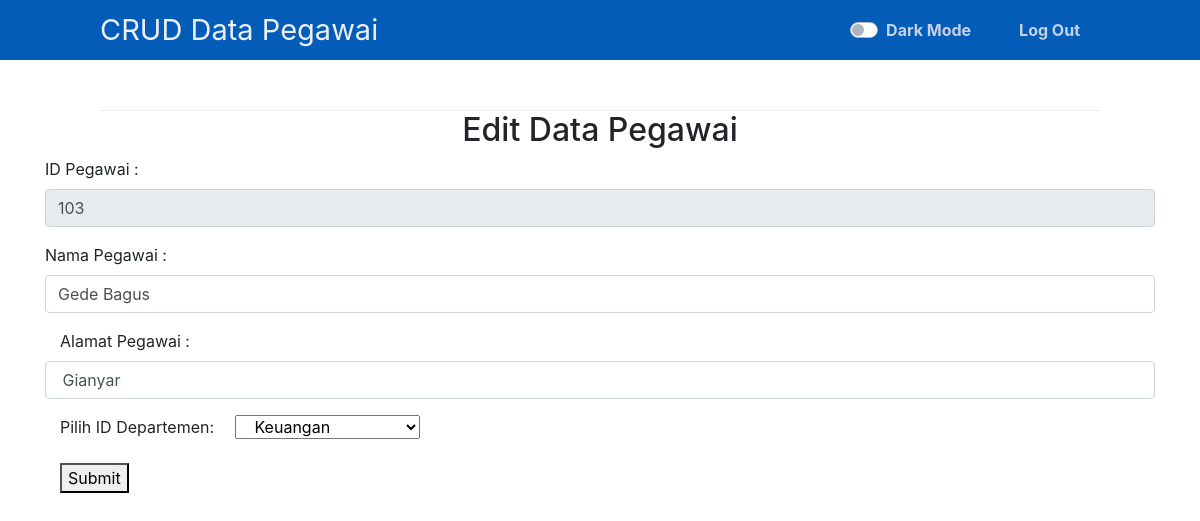
/crud/edit.php?id=103, run on the app's committed database.
### tables this page shows
CREATE TABLE `pegawai` (
  `ID_Peg` varchar(5) NOT NULL,
  `Nama_Peg` varchar(20) NOT NULL,
  `Alamat` varchar(20) NOT NULL,
  `ID_Dept` varchar(5) NOT NULL
);

### crud/edit.php (the view, shortened to what this page needs)
<!DOCTYPE html>
<html>
<head>
    <link rel="stylesheet" href="css/bootstrap.min.css">
    <link rel="stylesheet" href="css/dark-mode.css">
</head>
<body>
    <?php
    include 'function.php';
    ?>
    <?=template_header('Home')?>
    <div class="content">
      <h2></h2>
    </div>
	<div class="container">
  <h2 class="text-center">Edit Data Pegawai</h2>
  <form action="update.php" method="POST">
    <?php
         include"conf/koneksi.php";
         if(isset($_GET['id'])){
            $sql=mysqli_query($con, "Select * from pegawai where ID_Peg='$_GET[id]'");
            $r=mysqli_fetch_array($sql);
    ?>
    <div class="form-group">
      <label for="ID_Peg">ID Pegawai :</label>
        <input type="int" class="form-control" id="ID_peg" name="ID_Peg" value="<?php echo $r['ID_Peg']; ?>" disabled >
    </div>
    <div class="form-group">
      <label for="text">Nama Pegawai :</label>
        <input type="text" class="form-control" id="text" placeholder="Masukkan Nama Pegawai"
        value="<?php echo $r['Nama_Peg']; ?> "name="Nama_Peg">
    </div>
    <div class="form-group">
      <label class="control-label col-sm-2" for="Alamat">Alamat Pegawai :</label>
            <input type="text" class="form-control" id="text" placeholder="Masukkan Alamat Pegawai"
            value=" <?php echo $r['Alamat']; ?>"name="Alamat">
    </div>
    <div class="form-group">
      <label class="control-label col-sm-2" for="ID Departemen">Pilih ID Departemen:</label>
      <select class="control-label col-sm-2" id="sel1" name="ID_Dept">
        <?php
          include("conf/koneksi.php");
          $sql=mysqli_query($con,"Select * from Departemen");
        ?>
        <?php
          while($r=mysqli_fetch_array($sql)){
              echo"<option value=$r[ID_Dept] > $r[Nama_Dept] </option>";
          }
        ?>
      </select>
    </div>
    <div class="form-group">
      <div class="col-sm-offset-2 col-sm-10">
      <button class="text-center" type="submit" class="btn btn-danger">Submit</button>
      </div>
    </div>
  </form>
</div>
    <?php
        }
    ?>
</body>
</html>

### crud/css/style.css (style rules this page uses)
* { box-sizing: border-box; font-family: -apple-system, BlinkMacSystemFont, "segoe ui", roboto, oxygen, ubuntu, cantarell, "fira sans", "droid sans", "helvetica neue", Arial, sans-serif; font-size: 16px; -webkit-font-smoothing: antialiased; -moz-osx-font-smoothing: grayscale; }
body { background-color: #FFFFFF; margin: 0; }
.content { width: 1000px; margin: 0 auto; }
.content h2 { margin: 0; padding: 25px 0; font-size: 40px; border-bottom: 1px solid #ebebeb; color: #666666; }

### data on the page
pegawai: ID_Peg "103", Nama_Peg "Gede Bagus", Alamat "Gianyar"

### other printed values
form field ID_Dept "Keuangan"
